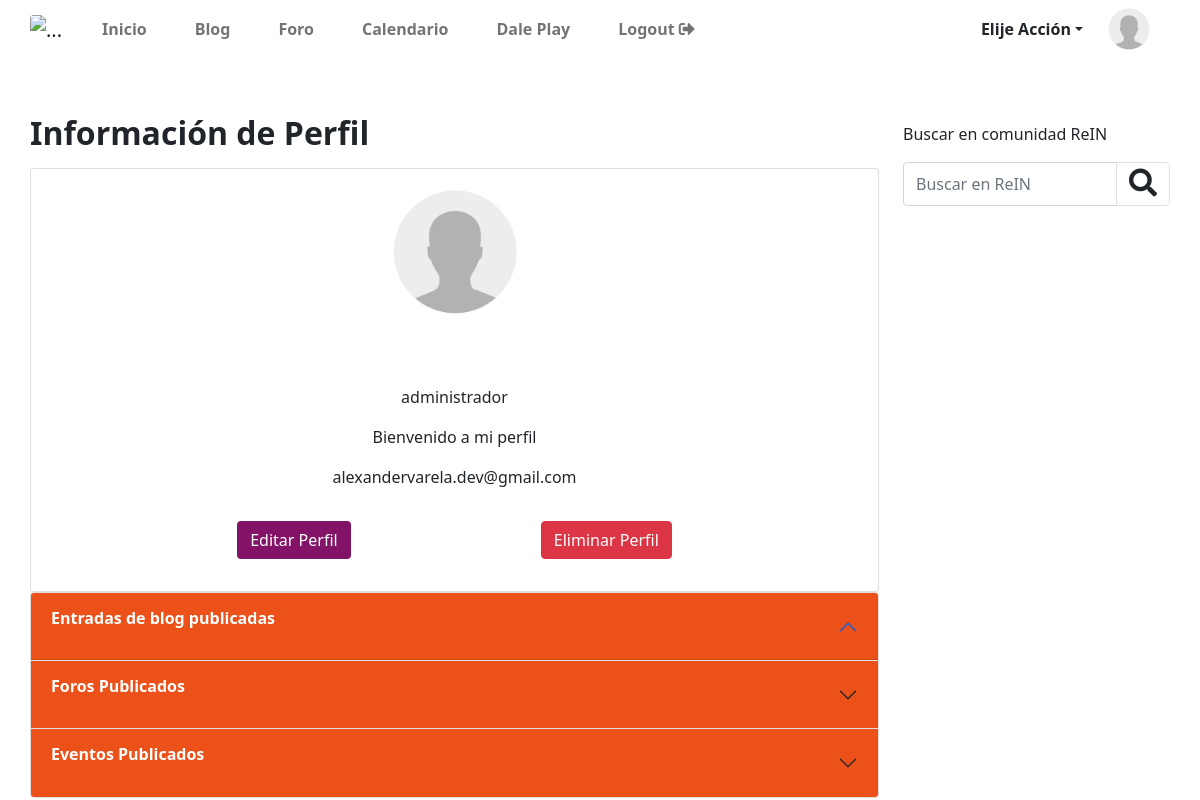
The page /perfil/administrador (signed in) on the database as committed earlier.
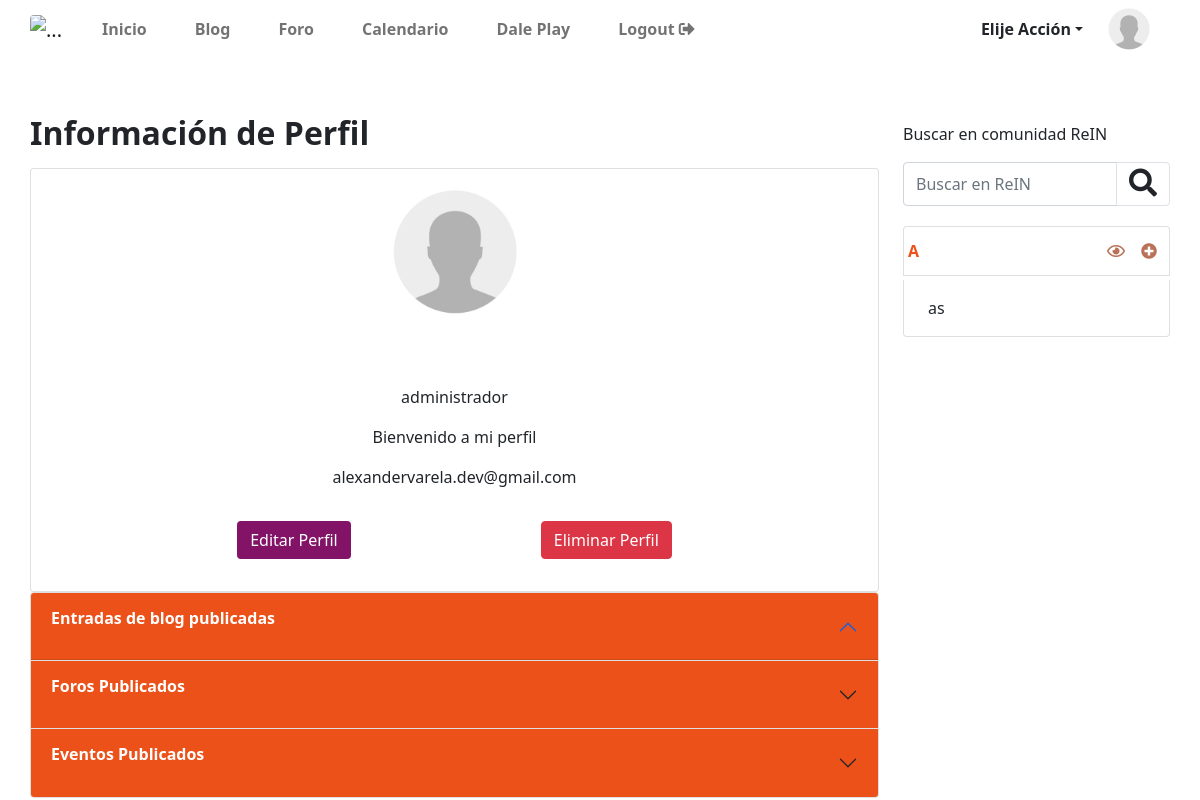
The same page on the database as committed later.
### appcategorias/models.py (models this page shows, shortened)
class categorias(models.Model):
    nombre=models.CharField(max_length=50)
    created=models.DateTimeField(auto_now_add=True)
    updated=models.DateTimeField(auto_now_add=True)
    class Meta:
        verbose_name='categoria'
        verbose_name_plural='categorias'
        ordering = ['-created']

class subcategorias(models.Model):
    categoriarel=models.ForeignKey(categorias,on_delete=models.CASCADE,null=True,blank=True,related_name='categoriasrel',verbose_name='Categoria Principal')
    nombre=models.CharField(max_length=50)
    created=models.DateTimeField(auto_now_add=True)
    updated=models.DateTimeField(auto_now_add=True)
    class Meta:
        verbose_name='subcategoria'
        verbose_name_plural='subcategorias'
        ordering = ['-created']

### apprein/views.py (the view)
# urls.py: path('perfil/<str:usuario>',views.perfil,name='perfil'),
def perfil(request,usuario):
     us = User.objects.get(username = usuario )
     articulosbloguser = blogm.objects.filter(autorblog_id = us.id)
     articulosforouser = forom.objects.filter(autorforo_id=us.id)
     articuloseventouser = eventosm.objects.filter(autorevento_id=us.id)
     contexto ={
          'usuario':usuario,
          'articulosblog':articulosbloguser,
          'articulosforo':articulosforouser,
          'articulosevento':articuloseventouser
          }
     return render(request,'apprein/perfil.html',contexto)

### apprein/context_processors.py (called while the page is built)
def data_templates(request):
    cat = categorias.objects.all()
    subcat = subcategorias.objects.all()
    blog = blogm.objects.all()
    notiblog = notificacionesblog.objects.all().count()
    notiforo = notificacionesforo.objects.all().count()
    notieventos = notificacioneseventos.objects.all().count()
    return{
        'categorias':cat,
        'subcat':subcat,
        'notificaciones':(notiblog+notiforo+notieventos)
    }

### apprein/templates/apprein/perfil.html (shortened to what this page needs)
{% extends "apprein/plantilla.html" %}
{% load humanize %}
{% load static %}
{% block content %}
<div class="row">
    <div class="col-12">
        <p class="h2 mb-2 fw-bold py-2">Información de Perfil</p>
    </div>
    <div class="col-12">
        <div class="card text-center" style="width: 100%;">
            <img src="{{ request.user.perfil.imagenperfil.url }}" class="rounded-circle m-auto mt-2" alt="..." width="150" height="150" title="{{ request.user.username }}">
            <div class="card-body">
              <h3 class="card-text">{{ request.user.first_name}}&nbsp;{{request.user.last_name}}</h3>
              <p class="card-text">{{ request.user.username }}</p>
              <p class="card-text">{{ request.user.perfil.biografia }}</p>
              <p class="card-text">{{ request.user.email }}</p>
              <div class="row mt-3 ">
                <div class="col-12 d-flex justify-content-evenly my-3">
                  <a class="btn bg-boton text-white " href="{% url 'editarperfil' %}">Editar Perfil</a>
                  <a class="btn btn-danger text-white" href="{% url 'eliminarperfil' request.user.username %}">Eliminar Perfil</a>
                </div>
              </div>
            </div>
          </div>
    </div>
    <div class="accordion" id="accordionExample">
      <div class="accordion-item">
        <h2 class="accordion-header" id="headinguno">
          <button class="accordion-button bg-boton-categoria text-white" type="button" data-bs-toggle="collapse" data-bs-target="#collapseuno" aria-expanded="true" aria-controls="collapseuno">
            <p class="fw-bolder">Entradas de blog publicadas</p>
          </button>
        </h2>
      </div>
      <div class="accordion-item">
        <h2 class="accordion-header" id="headingdos">
          <button class="accordion-button collapsed bg-boton-categoria text-white" type="button" data-bs-toggle="collapse" data-bs-target="#collapsedos" aria-expanded="false" aria-controls="collapsedos">
            <p class="fw-bolder">Foros Publicados</p>
          </button>
        </h2>
      </div>
      <div class="accordion-item">
        <h2 class="accordion-header" id="headingtres">
          <button class="accordion-button collapsed bg-boton-categoria text-white" type="button" data-bs-toggle="collapse" data-bs-target="#collapsetres" aria-expanded="false" aria-controls="collapsetres">
            <p class="fw-bolder">Eventos Publicados</p>
          </button>
        </h2>
      </div>
    </div>
</div>
{% endblock  %}

### apprein/templates/apprein/snipets/apprein/sidebar.html (shortened to what this page needs)
<div class="col-12 col-lg-3">
    <p class="mt-3">Buscar en comunidad ReIN</p>
    <form action="/apprein/buscador/" method="get" class="d-flex">
        <div class="input-group mb-3">
          <input type="text" name="buscar" class="form-control" value="{{valor}}"  placeholder="Buscar en ReIN" aria-label="Recipient's username" aria-describedby="button-addon2" required>
          <button class="btn btn-outline-light border" type="submit" id="button-addon2"><i class="fas fa-search fs-3 text-dark"></i></button>
        </div>
      </form>
    {% if categorias %}
        {% for cat in categorias  %}
        <ul class="list-group">
            <li class="list-group-item d-flex my-1 justify-content-between p-1 ">
                <div class="d-flex">
                    <a href="{% url 'resultadosporcategoria' cat.id %}" class=" text-uppercase enlace m-auto fw-bold">{{cat.nombre}}</a>
                </div>
                {% if user.is_authenticated %}
                    {% if user.username == 'administrador' %}
                        <div class="d-flex justify-content-center align-items-center">
                            <a class="bg-subcategoria text-decoration-none text-end p-2 fs-6" onclick="abrirmodalcrearsubcategorias('{% url 'crearsubcategorias' %}')" role="button" data-toggle="tooltip" data-placement="top" title="Ver Categoria"><i class="far fa-eye"></i></a>
                            <a class="bg-subcategoria text-decoration-none text-end p-2 fs-6" onclick="abrirmodalcrearsubcategorias('{% url 'crearsubcategorias' %}')" role="button" data-toggle="tooltip" data-placement="top" title="Agregar Subcategorias"><i class="fas fa-plus-circle"></i></a>
                        </div>
                    {% endif %}
                {% endif %}
                    {% for subc in subcat  %}
                        {% if subc.categoriarel_id == cat.id %}
                        <li class="list-group-item"><a href="{% url 'resultadosporsubcategoria' subc.id %}" class="bg-subcat text-dark text-decoration-none d-block p-2">{{subc.nombre}}</a></li>
                        {% endif %}
                    {% endfor %}
            </li>
        </ul>
        {% endfor %}
    {% endif %}
    </div>
  </div>

Rows that differ between the two databases and show on the page:
added categorias: nombre "A"
added subcategorias: nombre "as"
